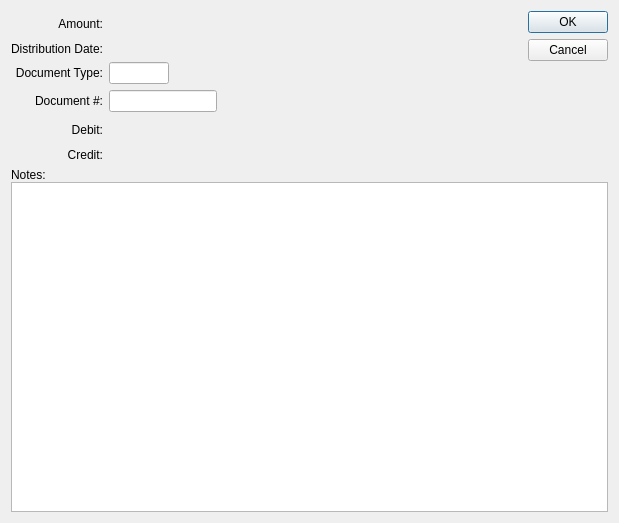
<?xml version="1.0" encoding="UTF-8"?>
<ui version="4.0">
 <comment>This file is part of the xTuple ERP: PostBooks Edition, a free and
open source Enterprise Resource Planning software suite,
Copyright (c) 1999-2010 by OpenMFG LLC, d/b/a xTuple.
It is licensed to you under the Common Public Attribution License
version 1.0, the full text of which (including xTuple-specific Exhibits)
is available at www.xtuple.com/CPAL.  By using this software, you agree
to be bound by its terms.</comment>
 <class>glTransaction</class>
 <widget class="QDialog" name="glTransaction">
  <property name="geometry">
   <rect>
    <x>0</x>
    <y>0</y>
    <width>619</width>
    <height>523</height>
   </rect>
  </property>
  <property name="windowTitle">
   <string>Simple G/L Journal Entry</string>
  </property>
  <layout class="QGridLayout" name="gridLayout">
   <item row="0" column="0">
    <widget class="QLabel" name="_amountLit">
     <property name="minimumSize">
      <size>
       <width>0</width>
       <height>25</height>
      </size>
     </property>
     <property name="text">
      <string>Amount:</string>
     </property>
     <property name="alignment">
      <set>Qt::AlignRight|Qt::AlignTrailing|Qt::AlignVCenter</set>
     </property>
    </widget>
   </item>
   <item row="0" column="1">
    <layout class="QHBoxLayout">
     <item>
      <widget class="CurrCluster" name="_amount"/>
     </item>
     <item>
      <spacer>
       <property name="orientation">
        <enum>Qt::Horizontal</enum>
       </property>
       <property name="sizeType">
        <enum>QSizePolicy::Expanding</enum>
       </property>
       <property name="sizeHint" stdset="0">
        <size>
         <width>20</width>
         <height>20</height>
        </size>
       </property>
      </spacer>
     </item>
    </layout>
   </item>
   <item row="0" column="2" rowspan="6">
    <widget class="QDialogButtonBox" name="_buttonBox">
     <property name="orientation">
      <enum>Qt::Vertical</enum>
     </property>
     <property name="standardButtons">
      <set>QDialogButtonBox::Cancel|QDialogButtonBox::Ok</set>
     </property>
    </widget>
   </item>
   <item row="1" column="0">
    <widget class="QLabel" name="_distDateLit">
     <property name="text">
      <string>Distribution Date:</string>
     </property>
     <property name="alignment">
      <set>Qt::AlignRight|Qt::AlignTrailing|Qt::AlignVCenter</set>
     </property>
    </widget>
   </item>
   <item row="1" column="1">
    <layout class="QHBoxLayout">
     <item>
      <widget class="DLineEdit" name="_distDate"/>
     </item>
     <item>
      <spacer>
       <property name="orientation">
        <enum>Qt::Horizontal</enum>
       </property>
       <property name="sizeType">
        <enum>QSizePolicy::Expanding</enum>
       </property>
       <property name="sizeHint" stdset="0">
        <size>
         <width>300</width>
         <height>10</height>
        </size>
       </property>
      </spacer>
     </item>
    </layout>
   </item>
   <item row="2" column="0">
    <widget class="QLabel" name="_docTypeLit">
     <property name="text">
      <string>Document Type:</string>
     </property>
     <property name="alignment">
      <set>Qt::AlignRight|Qt::AlignTrailing|Qt::AlignVCenter</set>
     </property>
    </widget>
   </item>
   <item row="2" column="1">
    <layout class="QHBoxLayout">
     <item>
      <widget class="XLineEdit" name="_docType">
       <property name="sizePolicy">
        <sizepolicy hsizetype="Preferred" vsizetype="Fixed">
         <horstretch>0</horstretch>
         <verstretch>0</verstretch>
        </sizepolicy>
       </property>
       <property name="maximumSize">
        <size>
         <width>60</width>
         <height>32767</height>
        </size>
       </property>
      </widget>
     </item>
     <item>
      <spacer>
       <property name="orientation">
        <enum>Qt::Horizontal</enum>
       </property>
       <property name="sizeType">
        <enum>QSizePolicy::Expanding</enum>
       </property>
       <property name="sizeHint" stdset="0">
        <size>
         <width>20</width>
         <height>20</height>
        </size>
       </property>
      </spacer>
     </item>
    </layout>
   </item>
   <item row="3" column="0">
    <widget class="QLabel" name="_docNumberLit">
     <property name="text">
      <string>Document #:</string>
     </property>
     <property name="alignment">
      <set>Qt::AlignRight|Qt::AlignTrailing|Qt::AlignVCenter</set>
     </property>
    </widget>
   </item>
   <item row="3" column="1">
    <layout class="QHBoxLayout">
     <property name="spacing">
      <number>0</number>
     </property>
     <item>
      <widget class="XLineEdit" name="_docNumber">
       <property name="sizePolicy">
        <sizepolicy hsizetype="Preferred" vsizetype="Fixed">
         <horstretch>0</horstretch>
         <verstretch>0</verstretch>
        </sizepolicy>
       </property>
       <property name="maximumSize">
        <size>
         <width>120</width>
         <height>32767</height>
        </size>
       </property>
      </widget>
     </item>
     <item>
      <spacer>
       <property name="orientation">
        <enum>Qt::Horizontal</enum>
       </property>
       <property name="sizeType">
        <enum>QSizePolicy::Expanding</enum>
       </property>
       <property name="sizeHint" stdset="0">
        <size>
         <width>20</width>
         <height>20</height>
        </size>
       </property>
      </spacer>
     </item>
    </layout>
   </item>
   <item row="4" column="0">
    <layout class="QVBoxLayout" name="verticalLayout">
     <property name="topMargin">
      <number>5</number>
     </property>
     <item>
      <widget class="QLabel" name="_debitLit">
       <property name="text">
        <string>Debit:</string>
       </property>
       <property name="alignment">
        <set>Qt::AlignRight|Qt::AlignTrailing|Qt::AlignVCenter</set>
       </property>
      </widget>
     </item>
     <item>
      <spacer name="verticalSpacer">
       <property name="orientation">
        <enum>Qt::Vertical</enum>
       </property>
       <property name="sizeHint" stdset="0">
        <size>
         <width>20</width>
         <height>0</height>
        </size>
       </property>
      </spacer>
     </item>
    </layout>
   </item>
   <item row="4" column="1">
    <widget class="GLCluster" name="_debit">
     <property name="focusPolicy">
      <enum>Qt::StrongFocus</enum>
     </property>
    </widget>
   </item>
   <item row="5" column="0">
    <layout class="QVBoxLayout" name="verticalLayout_2">
     <property name="topMargin">
      <number>5</number>
     </property>
     <item>
      <widget class="QLabel" name="_creditLit">
       <property name="text">
        <string>Credit:</string>
       </property>
       <property name="alignment">
        <set>Qt::AlignRight|Qt::AlignTrailing|Qt::AlignVCenter</set>
       </property>
      </widget>
     </item>
     <item>
      <spacer name="verticalSpacer_2">
       <property name="orientation">
        <enum>Qt::Vertical</enum>
       </property>
       <property name="sizeHint" stdset="0">
        <size>
         <width>20</width>
         <height>0</height>
        </size>
       </property>
      </spacer>
     </item>
    </layout>
   </item>
   <item row="5" column="1">
    <widget class="GLCluster" name="_credit">
     <property name="focusPolicy">
      <enum>Qt::StrongFocus</enum>
     </property>
    </widget>
   </item>
   <item row="6" column="0" colspan="3">
    <widget class="QFrame" name="frame">
     <property name="sizePolicy">
      <sizepolicy hsizetype="Preferred" vsizetype="Expanding">
       <horstretch>0</horstretch>
       <verstretch>1</verstretch>
      </sizepolicy>
     </property>
     <property name="frameShape">
      <enum>QFrame::NoFrame</enum>
     </property>
     <property name="frameShadow">
      <enum>QFrame::Plain</enum>
     </property>
     <layout class="QVBoxLayout">
      <property name="spacing">
       <number>0</number>
      </property>
      <property name="margin">
       <number>0</number>
      </property>
      <item>
       <widget class="QLabel" name="_notesLit">
        <property name="text">
         <string>Notes:</string>
        </property>
        <property name="alignment">
         <set>Qt::AlignLeading|Qt::AlignLeft|Qt::AlignVCenter</set>
        </property>
       </widget>
      </item>
      <item>
       <widget class="QTextEdit" name="_notes">
        <property name="tabChangesFocus">
         <bool>true</bool>
        </property>
       </widget>
      </item>
     </layout>
    </widget>
   </item>
  </layout>
 </widget>
 <layoutdefault spacing="6" margin="11"/>
 <pixmapfunction>qPixmapFromMimeSource</pixmapfunction>
 <customwidgets>
  <customwidget>
   <class>CurrCluster</class>
   <extends>CurrDisplay</extends>
   <header>currcluster.h</header>
  </customwidget>
  <customwidget>
   <class>CurrDisplay</class>
   <extends>QWidget</extends>
   <header>currcluster.h</header>
  </customwidget>
  <customwidget>
   <class>DLineEdit</class>
   <extends>QWidget</extends>
   <header>datecluster.h</header>
  </customwidget>
  <customwidget>
   <class>GLCluster</class>
   <extends>QWidget</extends>
   <header>glcluster.h</header>
  </customwidget>
  <customwidget>
   <class>XLineEdit</class>
   <extends>QLineEdit</extends>
   <header>xlineedit.h</header>
   <container>1</container>
  </customwidget>
 </customwidgets>
 <tabstops>
  <tabstop>_amount</tabstop>
  <tabstop>_distDate</tabstop>
  <tabstop>_docType</tabstop>
  <tabstop>_docNumber</tabstop>
  <tabstop>_debit</tabstop>
  <tabstop>_credit</tabstop>
  <tabstop>_notes</tabstop>
 </tabstops>
 <resources/>
 <connections>
  <connection>
   <sender>_distDate</sender>
   <signal>newDate(QDate)</signal>
   <receiver>_amount</receiver>
   <slot>setEffective(QDate)</slot>
   <hints>
    <hint type="sourcelabel">
     <x>20</x>
     <y>20</y>
    </hint>
    <hint type="destinationlabel">
     <x>20</x>
     <y>20</y>
    </hint>
   </hints>
  </connection>
  <connection>
   <sender>_buttonBox</sender>
   <signal>rejected()</signal>
   <receiver>glTransaction</receiver>
   <slot>reject()</slot>
   <hints>
    <hint type="sourcelabel">
     <x>553</x>
     <y>45</y>
    </hint>
    <hint type="destinationlabel">
     <x>299</x>
     <y>199</y>
    </hint>
   </hints>
  </connection>
 </connections>
</ui>
